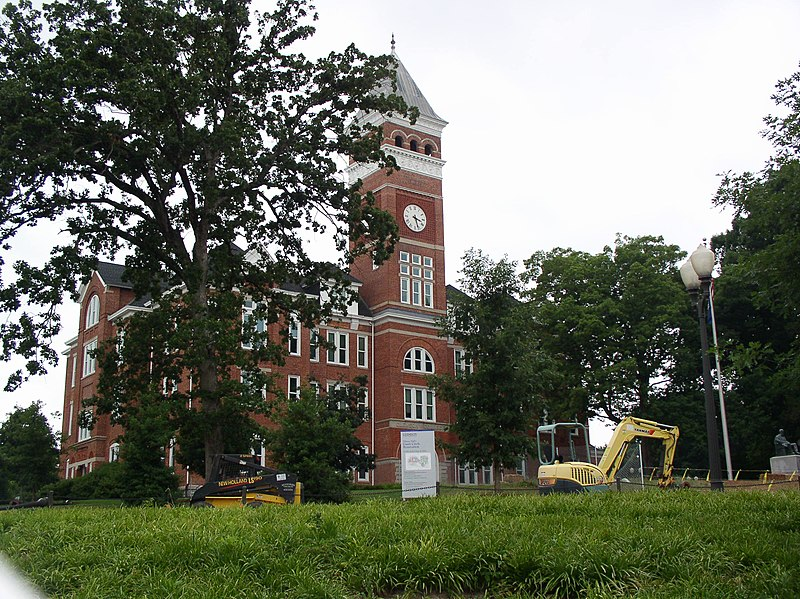
#> input picture Nextflow/Tillman_Hall.jpg, 800 x 599 px
$ python svd.py ../Tillman_Hall.jpg
#> lines starting #> are read from the running program, lines starting #| are printed output that depends on the picture
import numpy as np
import matplotlib.pyplot as plt
import sys
from PIL import Image
import PIL

# import and format image to numpy
image = Image.open(sys.argv[1])
#> image is the input picture: PIL image 800x599 RGB; mean R, G, B 108.1, 111.9, 97.3
numim= np.array(list(image.getdata(band=0)),float)
numim.shape = (image.size[1], image.size[0])
numim = np.matrix(numim)
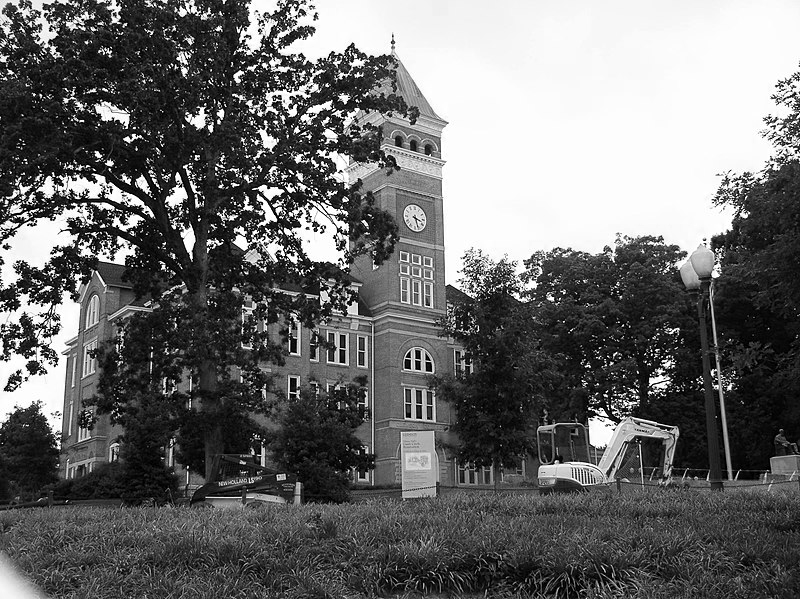
#> numim: shape (599, 800) float64; min 0, max 255, mean 108.1

#calculate svd
u, s, v = np.linalg.svd(numim)
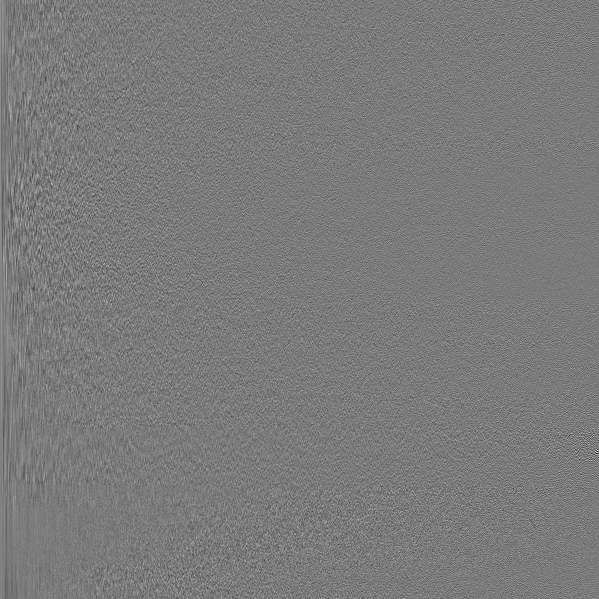
#> u: shape (599, 599) float64; min -0.397, max 0.425, mean 7.13e-05; drawn with min black and max white
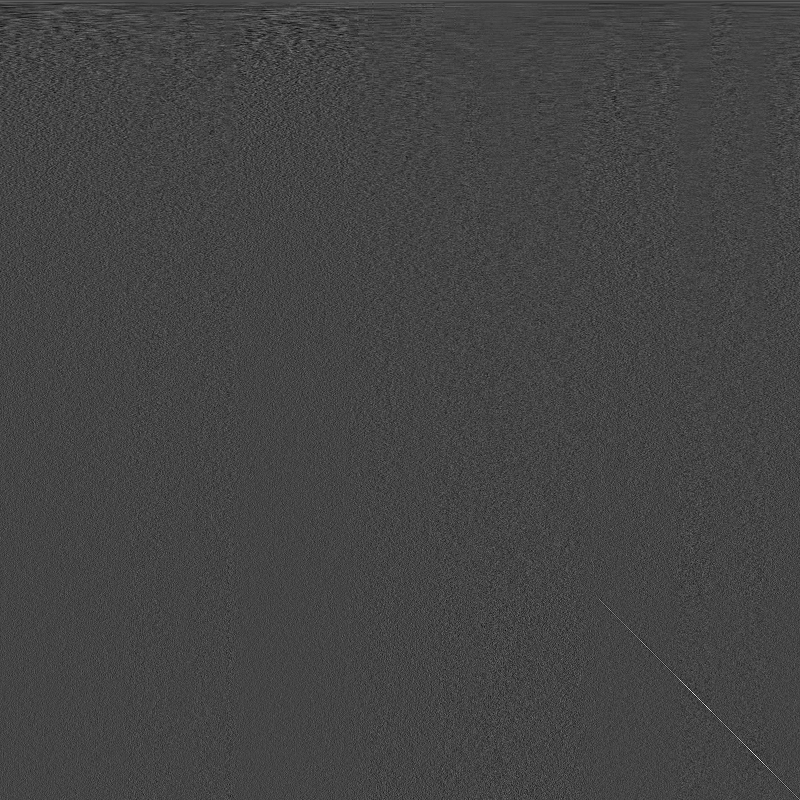
#> v: shape (800, 800) float64; min -0.229, max 0.625, mean 5.79e-05; drawn with min black and max white
#> s = 599 values, max 86910.1 at index 0, min 66.15 at index 598, mean 1204.2

rankedimage = u[:,:45] @ np.diag(s[:45]) @ v[:45,:]
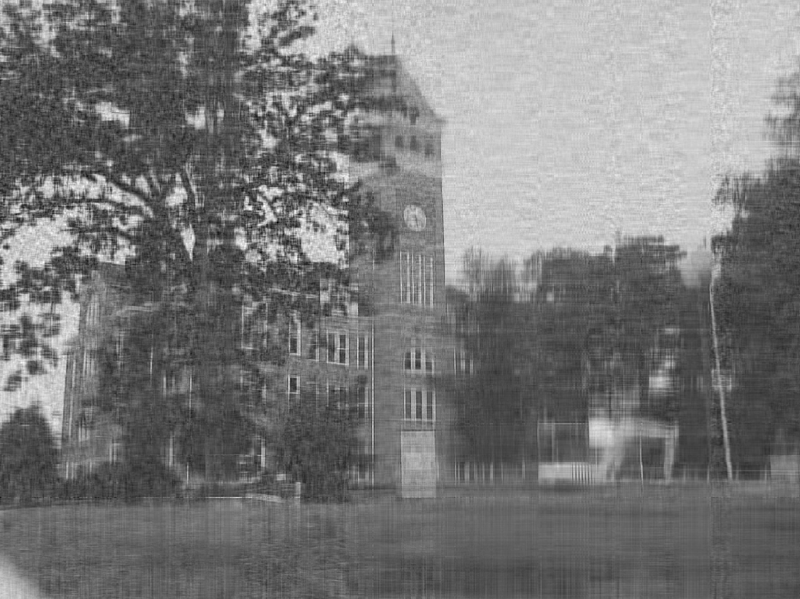
#> rankedimage: shape (599, 800) float64; min -106.7, max 347.2, mean 108.1; drawn with min black and max white

#write image to file
svdim = plt.imshow(rankedimage)
plt.savefig("tillman_svdpy.jpg")
